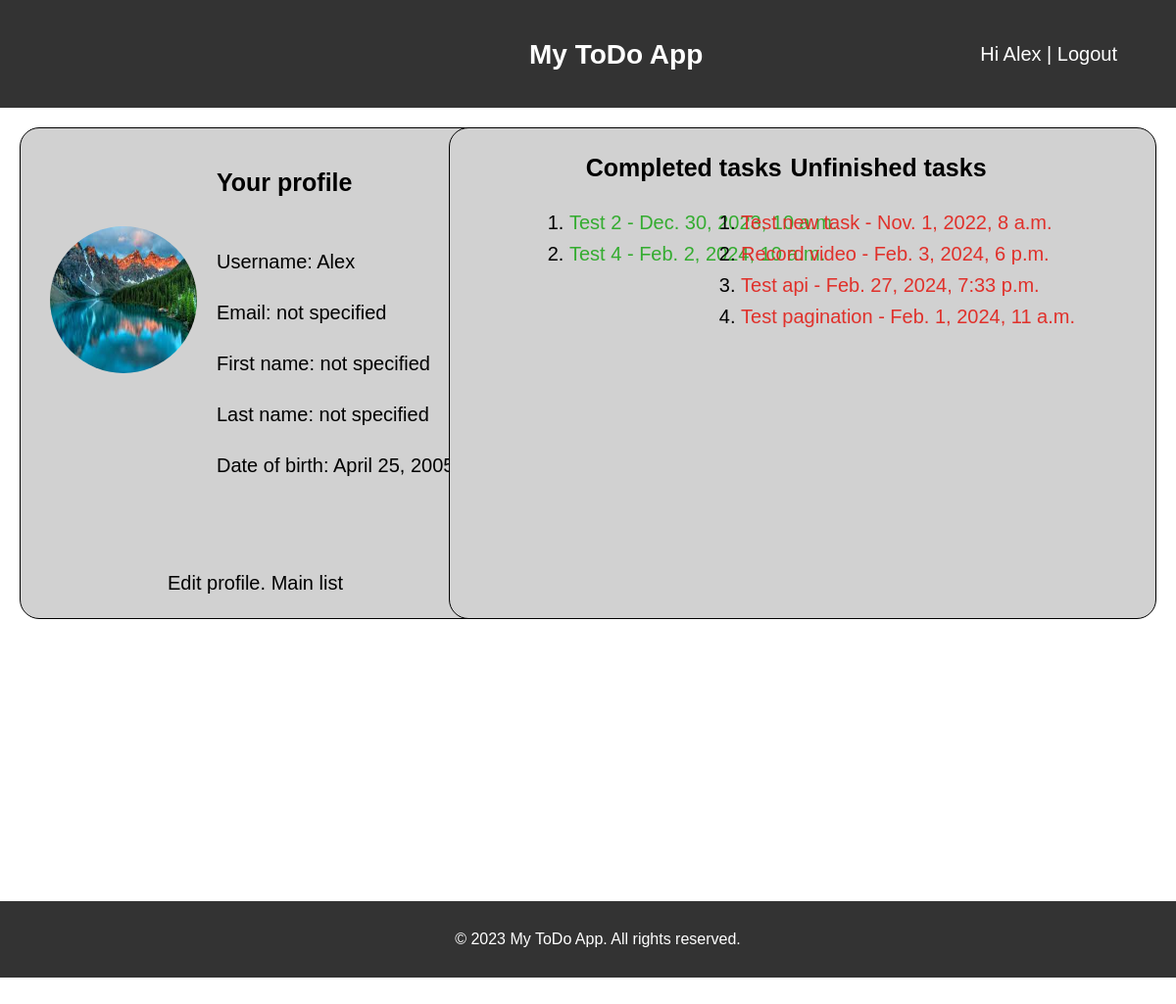
Before: /profile/ (signed in) with the older database file.
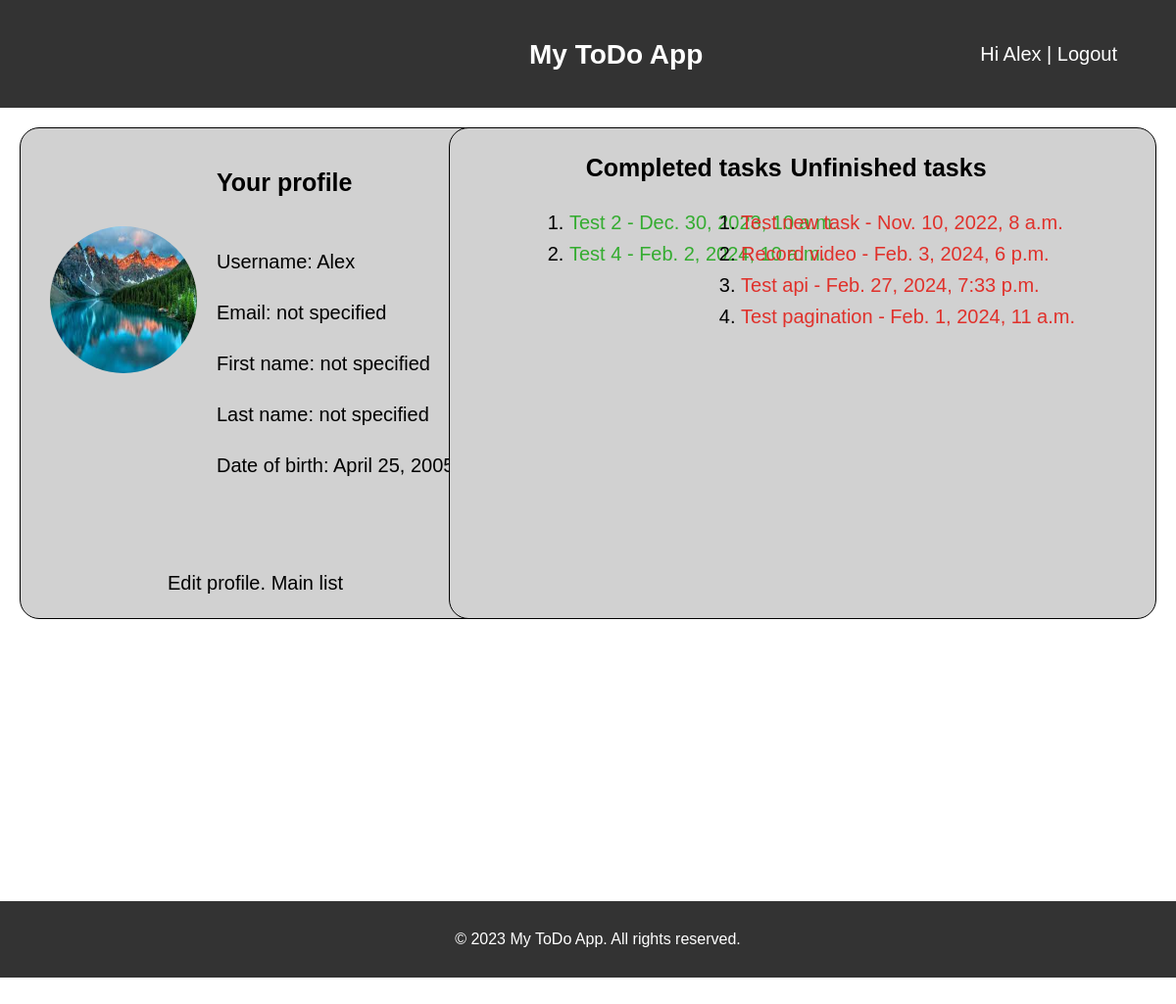
After: the same page with the newer database file.
### todolist/models.py (models this page shows, shortened)
class Task(models.Model):
    user = models.ForeignKey(User, on_delete=models.CASCADE, related_name='tasks', verbose_name='User')
    title = models.CharField(max_length=50, verbose_name='Title')
    slug = models.SlugField(max_length=50, unique=True, db_index=True, verbose_name='URL')
    description = models.TextField(verbose_name='Description')
    finish_date = models.DateTimeField(verbose_name='Date')
    finished = models.BooleanField(default=False, verbose_name='Finished')
    signif = models.ForeignKey('Importance', on_delete=models.PROTECT, null=True,
                               verbose_name='Importance')
    tag = TaggableManager()
    class Meta:
        ordering = [ 'signif','finished', 'title', '-finish_date']
    def get_absolute_url(self):
        return reverse('todolist:task_detail' , args=[self.id])

### todolist/views.py (the view)
# urls.py: path('profile/', views.profile, name='profile'),
@login_required(login_url='login/')
def profile(request):
    user_id = request.user.id
    complete_tasks = Task.objects.filter(finished=True)
    uncomlete_tasks = Task.objects.filter(finished=False)
    profile_data = Profile.objects.get(pk=user_id)
    return render(request, 'todolist/profile.html', {
        'ctasks':complete_tasks,
        'unctasks':uncomlete_tasks,
        'profile_data': profile_data,
    })

### todolist/templates/todolist/profile.html
{% extends "todolist/base.html" %}
{% load static %}
{% block content %}
    <div class="profile">
        <div class="profile-user">
            <h3>Your profile</h3>
            <div class="profile-data">
                <p>Username: {{request.user.username}}</p>
                {% if request.user.email %}
                <p>Email: {{request.user.email}}</p>
                {% else %}
                <p>Email: not specified</p>
                {% endif %}
                {% if request.user.first_name %}
                <p>First name: {{request.user.first_name}}</p>
                {% else %}
                <p>First name: not specified</p>
                {% endif %}
                {% if request.user.last_name %}
                <p>Last name: {{request.user.last_name}}</p>
                {% else %}
                <p>Last name: not specified</p>
                {% endif %}
                {% if profile_data.date_of_birth %}
                <p>Date of birth: {{profile_data.date_of_birth}}</p>
                {% else %}
                <p>Date of birth: not specified</p>
                {% endif %}
            </div>
            <img alt="Profile image" src="{{profile_data.photo.url}}">
            <p class="profile-nav"><a href="{% url 'todolist:edit_profile' %}">Edit profile</a>. <a href="{% url 'todolist:home' %}">Main list</a></p>
        </div>
        <div class="profile-tasks">
            <div class="profile-wrapper">
                <div class="finished-tasks">
                    <div class="title">
                            <span>Completed tasks</span>
                    </div>
                    <div class="task-list">
                        <ul>
                            {% for task in ctasks %}
                                <li><a target="_blank" href="{{task.get_absolute_url}}">{{task.title}} - {{task.finish_date}}</a></li>
                            {% endfor %}
                        </ul>
                    </div>
                </div>
                <div class="unfinished-tasks">
                    <div class="title">
                        <span>Unfinished tasks</span>
                    </div>
                    <div class="task-list">
                        <ul>
                            {% for task in unctasks %}
                                <li><a target="_blank" href="{{task.get_absolute_url}}">{{task.title}} - {{task.finish_date}}</a></li>
                            {% endfor %}
                        </ul>
                    </div>
                </div>
        </div>
        </div>
    </div>
{% endblock %}

Changed rows visible on the page:
changed Task "Test new task": finish_date "Nov. 1, 2022, 8 a.m." → "Nov. 10, 2022, 8 a.m."
